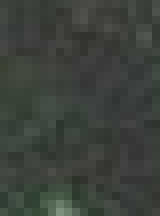
#> input picture trees.png, 20 x 27 px (shown 8 times larger)
$ python histogram.py
#> lines starting #> are read from the running program, lines starting #| are printed output that depends on the picture
import cv2
import numpy as np
from mpl_toolkits.mplot3d import Axes3D
from matplotlib import pyplot as plt

#green_lower = (0, 51, 0)
#green_upper = (62, 75, 61)

trees = cv2.imread('trees.png')
#> trees is the input picture: shape (27, 20, 3); mean B, G, R 59.4, 66.2, 60.1
buildings = cv2.imread('buildings.png')
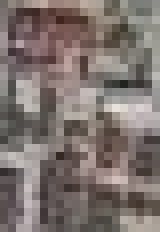
#> input picture buildings.png, 20 x 29 px (shown 8 times larger)
#> buildings is the input picture: shape (29, 20, 3); mean B, G, R 110.5, 114.6, 125.7

trees = cv2.cvtColor(trees, cv2.COLOR_BGR2Lab)
#> trees: shape (27, 20, 3); mean of channels 0, 1, 2 69.6, 124, 131.4
buildings = cv2.cvtColor(buildings, cv2.COLOR_BGR2Lab)
#> buildings: shape (29, 20, 3); mean of channels 0, 1, 2 124.4, 131.7, 132

trees_ab = [trees[:, :, 1],trees[:, :, 2]]
buildings_ab = [buildings[:, :, 1],buildings[:, :, 2]]

trees_ab = [trees_ab[0].flatten(), trees_ab[1].flatten()]
buildings_ab = [buildings_ab[0].flatten(), buildings_ab[1].flatten()]

fig = plt.figure()
ax1 = fig.add_subplot(111, projection='3d')


trees_hist, trees_xedges, trees_yedges = np.histogram2d(trees_ab[0], trees_ab[1], bins=64, range=[[0, 256], [0, 256]])
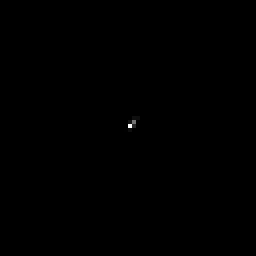
#> trees_hist: shape (64, 64) float64 (shown 4 times larger); min 0, max 290, mean 0.1; drawn with min black and max white
#> trees_xedges = 65 values from 0 to 256; trees_yedges = 65 values from 0 to 256
buildings_hist, buildings_xedges, buildings_yedges = np.histogram2d(buildings_ab[0], buildings_ab[1], bins=64, range=[[0, 256], [0, 256]])
#> buildings_xedges = 65 values from 0 to 256; buildings_yedges = 65 values from 0 to 256

buildings_xpos, buildings_ypos = np.meshgrid(buildings_xedges[:-1] + 0.25, buildings_yedges[:-1] + 0.25)
buildings_xpos = buildings_xpos.flatten('F')
#> buildings_xpos = 4096 values from 0.25 to 252.2
buildings_ypos = buildings_ypos.flatten('F')
buildings_zpos = np.zeros_like(buildings_xpos)
#> buildings_zpos = 4096 values from 0 to 0

# Construct arrays with the dimensions for the 16 bars.
buildings_dx = 0.5 * np.ones_like(buildings_zpos)
#> buildings_dx = 4096 values from 0.5 to 0.5
buildings_dy = buildings_dx.copy()
#> buildings_dy = 4096 values from 0.5 to 0.5
buildings_dz = buildings_hist.flatten()
#> buildings_dz = 4096 values, max 122 at index 2080, min 0 at index 0, mean 0.142

trees_xpos, trees_ypos = np.meshgrid(trees_xedges[:-1] + 0.25, trees_yedges[:-1] + 0.25)
trees_xpos = trees_xpos.flatten('F')
#> trees_xpos = 4096 values from 0.25 to 252.2
trees_ypos = trees_ypos.flatten('F')
trees_zpos = np.zeros_like(trees_xpos)

# Construct arrays with the dimensions for the 16 bars.
trees_dx = 0.5 * np.ones_like(trees_zpos)
trees_dy = trees_dx.copy()
trees_dz = trees_hist.flatten()
#> trees_dz = 4096 values, max 290 at index 2016, min 0 at index 0, mean 0.132

ax1.bar3d(trees_xpos, trees_ypos, trees_zpos, trees_dx, trees_dy, trees_dz, color='b', zsort='average')
ax1.bar3d(buildings_xpos, buildings_ypos, buildings_zpos, buildings_dx, buildings_dy, buildings_dz, color='r', zsort='average')

plt.show()
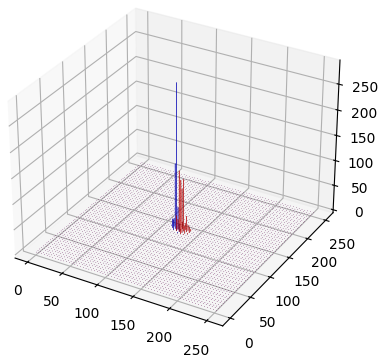
#> figure drawn by matplotlib, 1 panel
